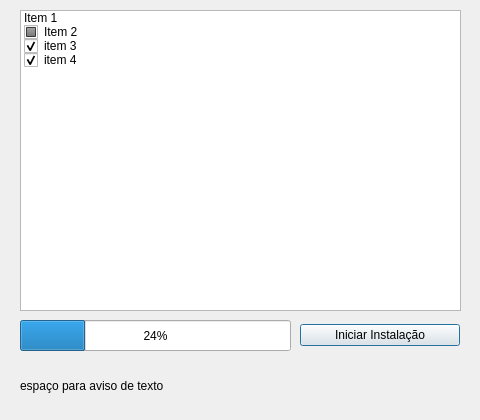
<?xml version="1.0" encoding="UTF-8"?>
<ui version="4.0">
 <class>Instalador</class>
 <widget class="QDialog" name="Instalador">
  <property name="geometry">
   <rect>
    <x>0</x>
    <y>0</y>
    <width>480</width>
    <height>420</height>
   </rect>
  </property>
  <property name="cursor">
   <cursorShape>ArrowCursor</cursorShape>
  </property>
  <property name="focusPolicy">
   <enum>Qt::NoFocus</enum>
  </property>
  <property name="windowTitle">
   <string>Dialog</string>
  </property>
  <widget class="QWidget" name="verticalLayoutWidget">
   <property name="geometry">
    <rect>
     <x>20</x>
     <y>10</y>
     <width>441</width>
     <height>301</height>
    </rect>
   </property>
   <layout class="QVBoxLayout" name="verticalLayout">
    <item>
     <widget class="QListWidget" name="lista_programas">
      <item>
       <property name="text">
        <string>Item 1</string>
       </property>
       <property name="checkState">
        <enum>Unchecked</enum>
       </property>
      </item>
      <item>
       <property name="text">
        <string>Item 2</string>
       </property>
       <property name="checkState">
        <enum>PartiallyChecked</enum>
       </property>
      </item>
      <item>
       <property name="text">
        <string>item 3</string>
       </property>
       <property name="checkState">
        <enum>Checked</enum>
       </property>
      </item>
      <item>
       <property name="text">
        <string>item 4</string>
       </property>
       <property name="foreground">
        <brush brushstyle="NoBrush">
         <color alpha="255">
          <red>255</red>
          <green>0</green>
          <blue>0</blue>
         </color>
        </brush>
       </property>
       <property name="checkState">
        <enum>Checked</enum>
       </property>
      </item>
     </widget>
    </item>
   </layout>
  </widget>
  <widget class="QWidget" name="horizontalLayoutWidget">
   <property name="geometry">
    <rect>
     <x>20</x>
     <y>360</y>
     <width>441</width>
     <height>51</height>
    </rect>
   </property>
   <layout class="QHBoxLayout" name="horizontalLayout">
    <item>
     <widget class="QLabel" name="aviso">
      <property name="text">
       <string>espaço para aviso de texto</string>
      </property>
     </widget>
    </item>
   </layout>
  </widget>
  <widget class="QWidget" name="verticalLayoutWidget_2">
   <property name="geometry">
    <rect>
     <x>300</x>
     <y>320</y>
     <width>160</width>
     <height>31</height>
    </rect>
   </property>
   <layout class="QVBoxLayout" name="verticalLayout_2">
    <item>
     <widget class="QPushButton" name="instalar">
      <property name="cursor">
       <cursorShape>PointingHandCursor</cursorShape>
      </property>
      <property name="text">
       <string>Iniciar Instalação</string>
      </property>
     </widget>
    </item>
   </layout>
  </widget>
  <widget class="QProgressBar" name="barra_progress">
   <property name="geometry">
    <rect>
     <x>20</x>
     <y>320</y>
     <width>271</width>
     <height>31</height>
    </rect>
   </property>
   <property name="value">
    <number>24</number>
   </property>
  </widget>
 </widget>
 <resources/>
 <connections/>
</ui>
